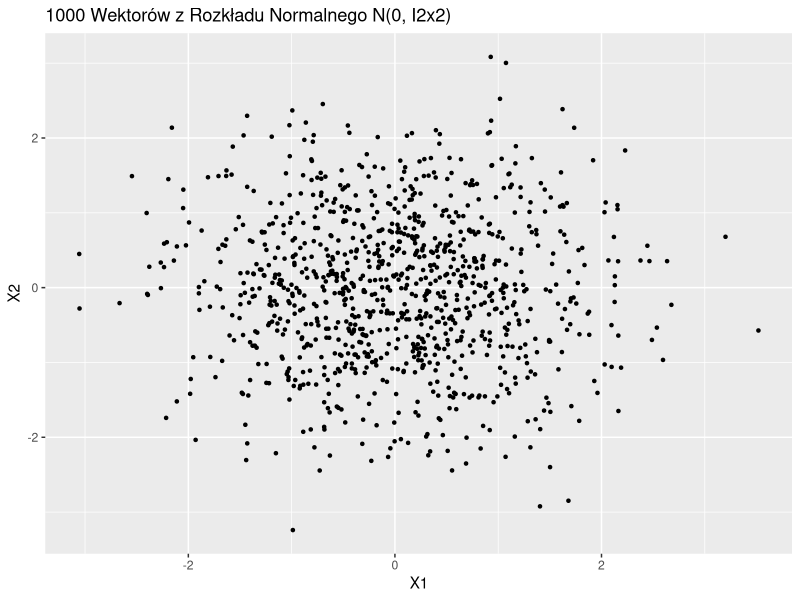
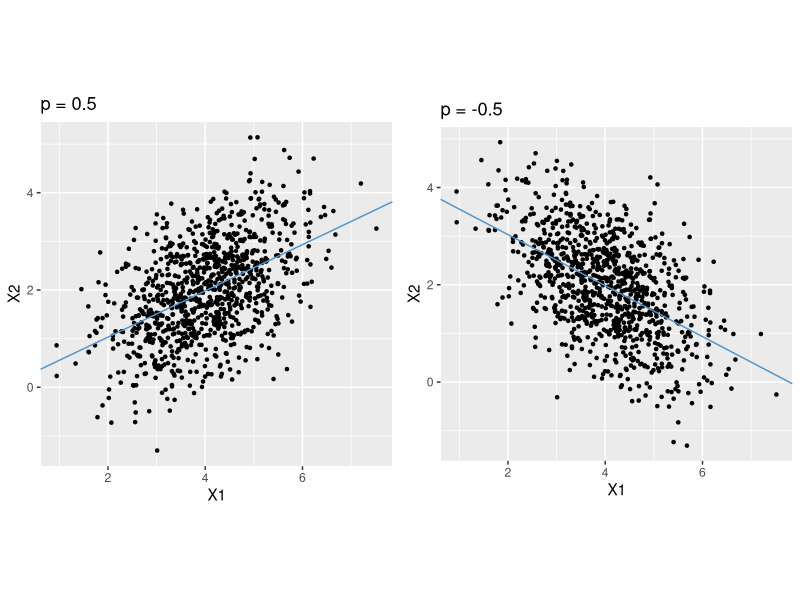
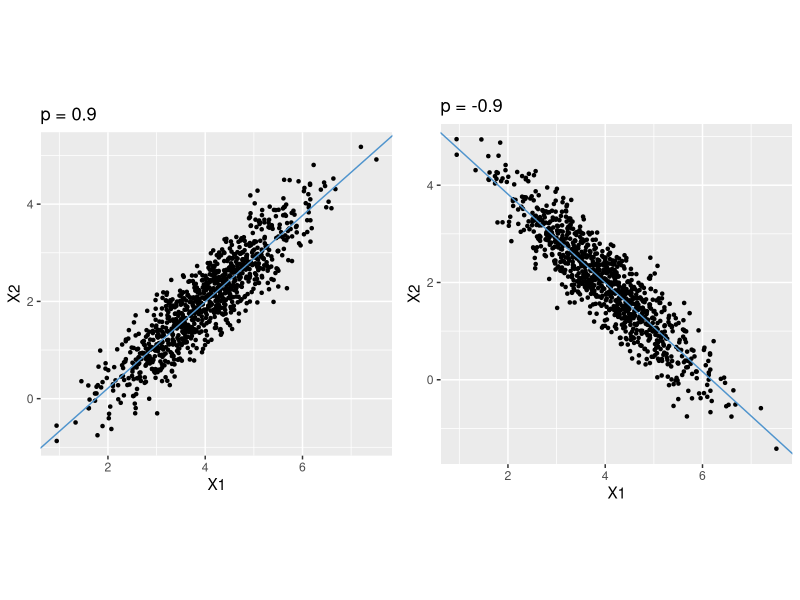
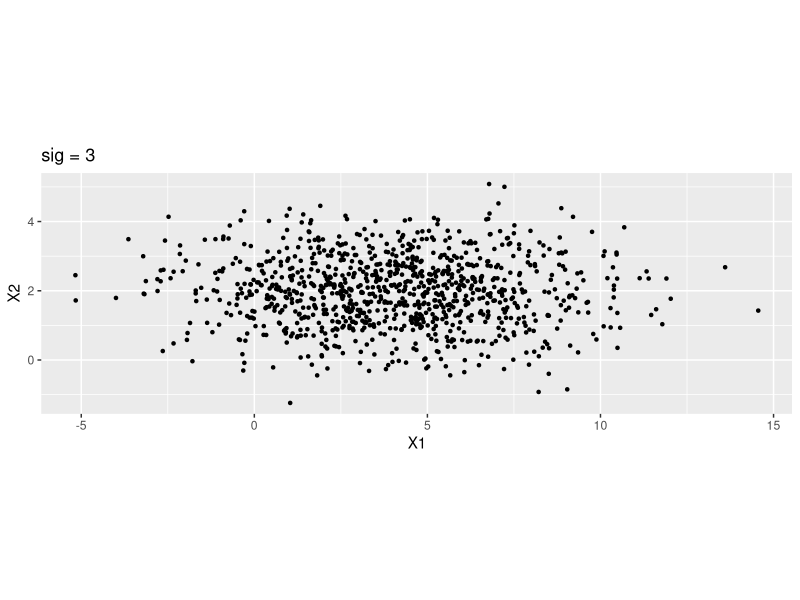
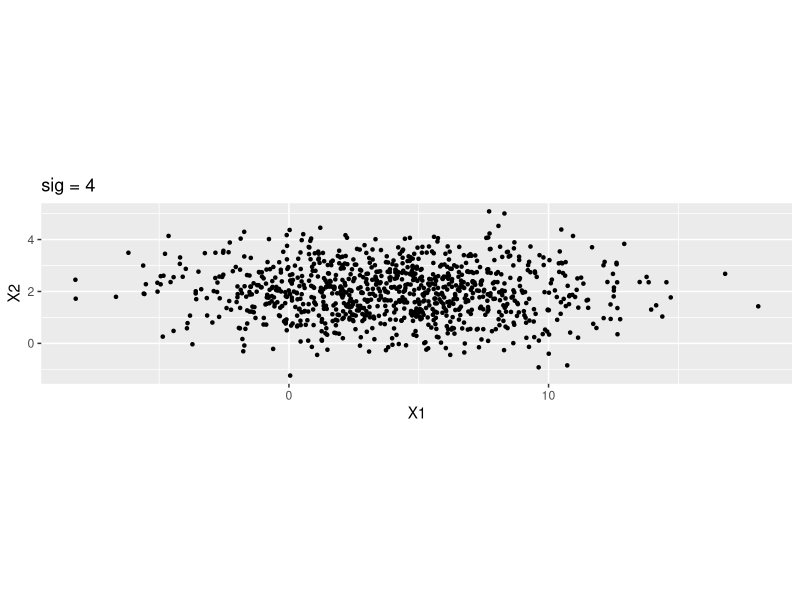
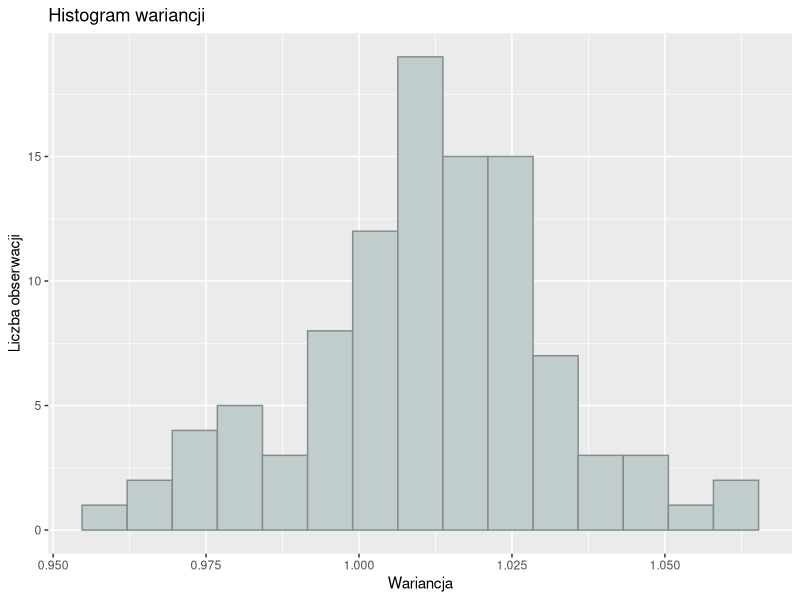
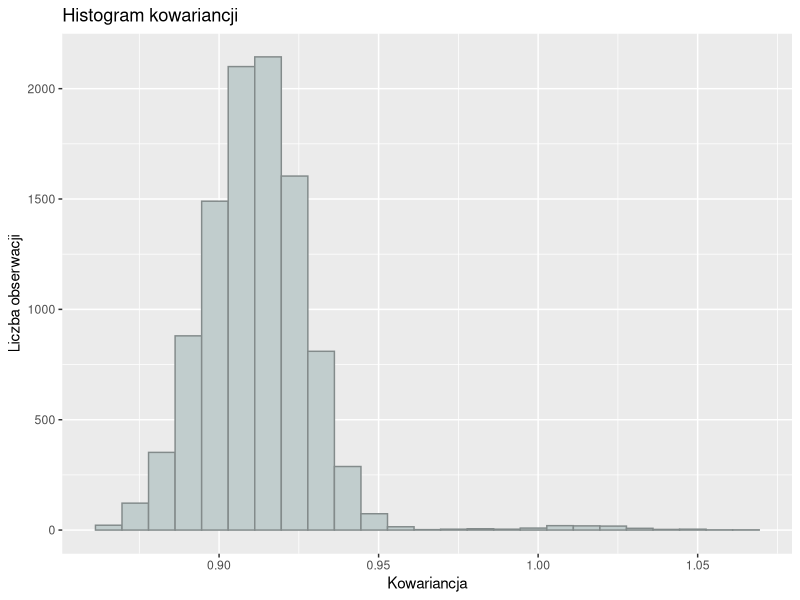

R code for these plots, in order:
## ---- chunk 1
library(ggplot2)
library(cowplot)
set.seed(3)
## ---- chunk 2
x1_sample <- rnorm(1000)
x2_sample <- rnorm(1000)
ggplot() +
  geom_point(aes(x = x1_sample, y = x2_sample), shape = 20, col = 'black') +
  labs(title = "1000 Wektorów z Rozkładu Normalnego N(0, I2x2)", x = "X1", y = "X2")

## ---- chunk 3
przekszt_lin <- function(data, p) {
  sigma <- matrix(c(1,p,p,1),2,2)
  A <- t(chol(sigma))
  wynik <- matrix(NA, nrow = nrow(data), ncol = ncol(A))
  for (i in 1:nrow(data)) {
    wynik[i, ] <- A %*% data[i, ] + c(4,2)
  }
  return(wynik)
}
## ---- chunk 4
data <- matrix(c(x1_sample,x2_sample),ncol = 2)
wynik1 <- przekszt_lin(data,0.5)
wynik1_df <- data.frame(x1 = wynik1[,1], x2 = wynik1[,2])
reg1 <- lm(x2~x1, wynik1_df)

wynik2 <- przekszt_lin(data,-0.5)
wynik2_df <- data.frame(x1 = wynik2[,1], x2 = wynik2[,2])
reg2 <- lm(x2~x1, wynik2_df)

wynik3 <- przekszt_lin(data,0.9)
wynik3_df <- data.frame(x1 = wynik3[,1], x2 = wynik3[,2])
reg3 <- lm(x2~x1, wynik3_df)

wynik4 <- przekszt_lin(data,-0.9)
wynik4_df <- data.frame(x1 = wynik4[,1], x2 = wynik4[,2])
reg4 <- lm(x2~x1, wynik4_df)



gg1 <- ggplot(data.frame(X = wynik1[, 1], Y = wynik1[, 2]), aes(x = X, y = Y)) +
  geom_point(shape = 20) +
  labs(title = "p = 0.5", x = "X1", y = "X2") +
  coord_fixed(ratio = 1) +
  geom_abline(intercept = reg1$coefficients[1], slope = reg1$coefficients[2], col = 'steelblue3')

gg2 <- ggplot(data.frame(X = wynik2[, 1], Y = wynik2[, 2]), aes(x = X, y = Y)) +
  geom_point(shape = 20) +
  labs(title = "p = -0.5", x = "X1", y = "X2") +
  coord_fixed(ratio = 1)+
  geom_abline(intercept = reg2$coefficients[1], slope = reg2$coefficients[2], col = 'steelblue3')

gg3 <- ggplot(data.frame(X = wynik3[, 1], Y = wynik3[, 2]), aes(x = X, y = Y)) +
  geom_point(shape = 20) +
  labs(title = "p = 0.9", x = "X1", y = "X2") +
  coord_fixed(ratio = 1)+
  geom_abline(intercept = reg3$coefficients[1], slope = reg3$coefficients[2], col = 'steelblue3')

gg4 <- ggplot(data.frame(X = wynik4[, 1], Y = wynik4[, 2]), aes(x = X, y = Y)) +
  geom_point(shape = 20) +
  labs(title = "p = -0.9", x = "X1", y = "X2") +
  coord_fixed(ratio = 1)+
  geom_abline(intercept = reg4$coefficients[1], slope = reg4$coefficients[2], col = 'steelblue3')

plot_grid(gg1, gg2,ncol = 2)
plot_grid(gg3, gg4,ncol = 2)

## ---- chunk 5
data <- matrix(c(x1_sample,x2_sample),ncol = 2)
wynik1 <- przekszt_lin(data,0.5)
wynik1_df <- data.frame(x1 = wynik1[,1], x2 = wynik1[,2])
reg1 <- lm(x2~x1, wynik1_df)
## ---- chunk 6
przekszt_lin_3 <- function(data, sig) {
  sigma <- matrix(c(sig^2,0,0,1),2,2)
  A <- t(chol(sigma))
  wynik <- matrix(NA, nrow = nrow(data), ncol = ncol(A))
  for (i in 1:nrow(data)) {
    wynik[i, ] <- A %*% data[i, ] + c(4,2)
  }
  return(wynik)
}
## ---- chunk 7
wynik1_3 <- przekszt_lin_3(data, 3)
gg5 <- ggplot(data.frame(X = wynik1_3[, 1], Y = wynik1_3[, 2]), aes(x = X, y = Y)) +
  geom_point(shape = 20) +
  labs(title = "sig = 3", x = "X1", y = "X2") +
  coord_fixed(ratio = 1)
  
wynik2_3 <- przekszt_lin_3(data,4)
gg6 <- ggplot(data.frame(X = wynik2_3[, 1], Y = wynik2_3[, 2]), aes(x = X, y = Y)) +
  geom_point(shape = 20) +
  labs(title = "sig = 4", x = "X1", y = "X2") +
  coord_fixed(ratio = 1)

gg5


## ---- chunk 8
gg6
## ---- chunk 9
X <- matrix(rnorm(100000), 1000, 100)
## ---- chunk 10
cov_matrix <- matrix(0.9, 100, 100)
diag(cov_matrix) <- 1
A <- t(chol(cov_matrix))
## ---- chunk 11
h_X <- matrix(0, 1000, 100)
for(i in 1:1000){
  h_X[i,] <-  A %*% X[i,] 
}

## ---- chunk 12
mean(colMeans(h_X))
## ---- chunk 13
var <- apply(h_X, 2, var)

ggplot(data.frame(var), aes(x = var)) +
  geom_histogram(bins = 15, fill = "azure3", color = "azure4") +
  labs(x = "Wariancja", y = "Liczba obserwacji") +
  ggtitle("Histogram wariancji")
## ---- chunk 14
kow <- cov(h_X)
kow_v <- as.vector(kow)

ggplot(data.frame(Kowariancja = kow_v), aes(x = Kowariancja)) +
  geom_histogram(bins = 25, fill = "azure3", color = "azure4") +
  labs(x = "Kowariancja", y = "Liczba obserwacji") +
  ggtitle("Histogram kowariancji")
## ---- chunk 15
rozkl_chol <- function(A) {
  n <- nrow(A)
  L <- matrix(0, n, n)  
  
  for (j in 1:n) {
    for (i in j:n) {
      if (i == j) {
        L[i, j] <- sqrt(A[i, i] - sum(L[i, 1:(i-1)]^2))
      } else {
        L[i, j] <- (A[i, j] - sum(L[i, 1:(i-1)] * L[j, 1:(i-1)])) / L[j, j]
      }
    }
  }
  
  return(L)
}
## ---- chunk 16
A <- matrix(c(4, 12, 12, 41), 2, 2) 
rozkl_chol(A)
